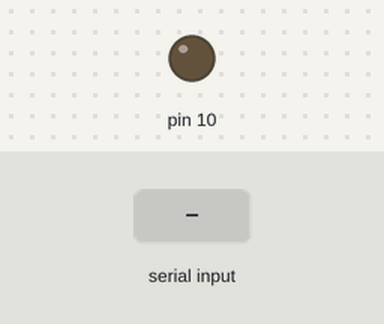
Recording of a sketch running on a simulated Arduino Uno, built with avr-gcc and run on an emulated ATmega328P. Shown: output pins drawn as LEDs (lit = HIGH). Inputs (shaded band) come from the test bench.

Above: at 1.2 s.
1.3 s: "1\n" received over Serial
At 2.5 s:
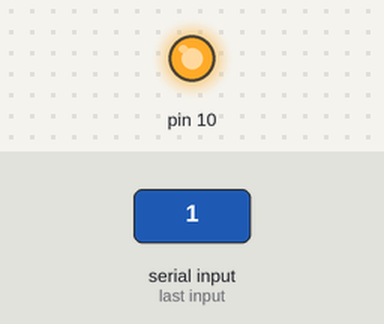
2.8 s: "2\n" received over Serial
At 3.8 s:
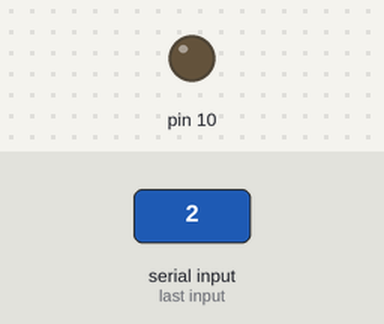
Timing chart, 0 to 5.8 s (numbered marks = the images above; inputs shaded):
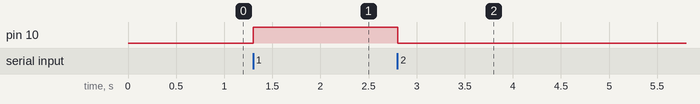

The sketch:

mc11.ino
```cpp
void setup()
{
  pinMode(10, OUTPUT);
  Serial.begin(9600);
}

void loop()
{
  int cmd = Serial.parseInt();
  if(cmd == 1)
  {
    digitalWrite(10, 1);
  }
  if(cmd == 2)
  {
    digitalWrite(10, 0);
  }
}
```

Measured:
- after the input at 1.3 s, pin 10: LOW → HIGH at once
- after the input at 2.8 s, pin 10: HIGH → LOW at once
